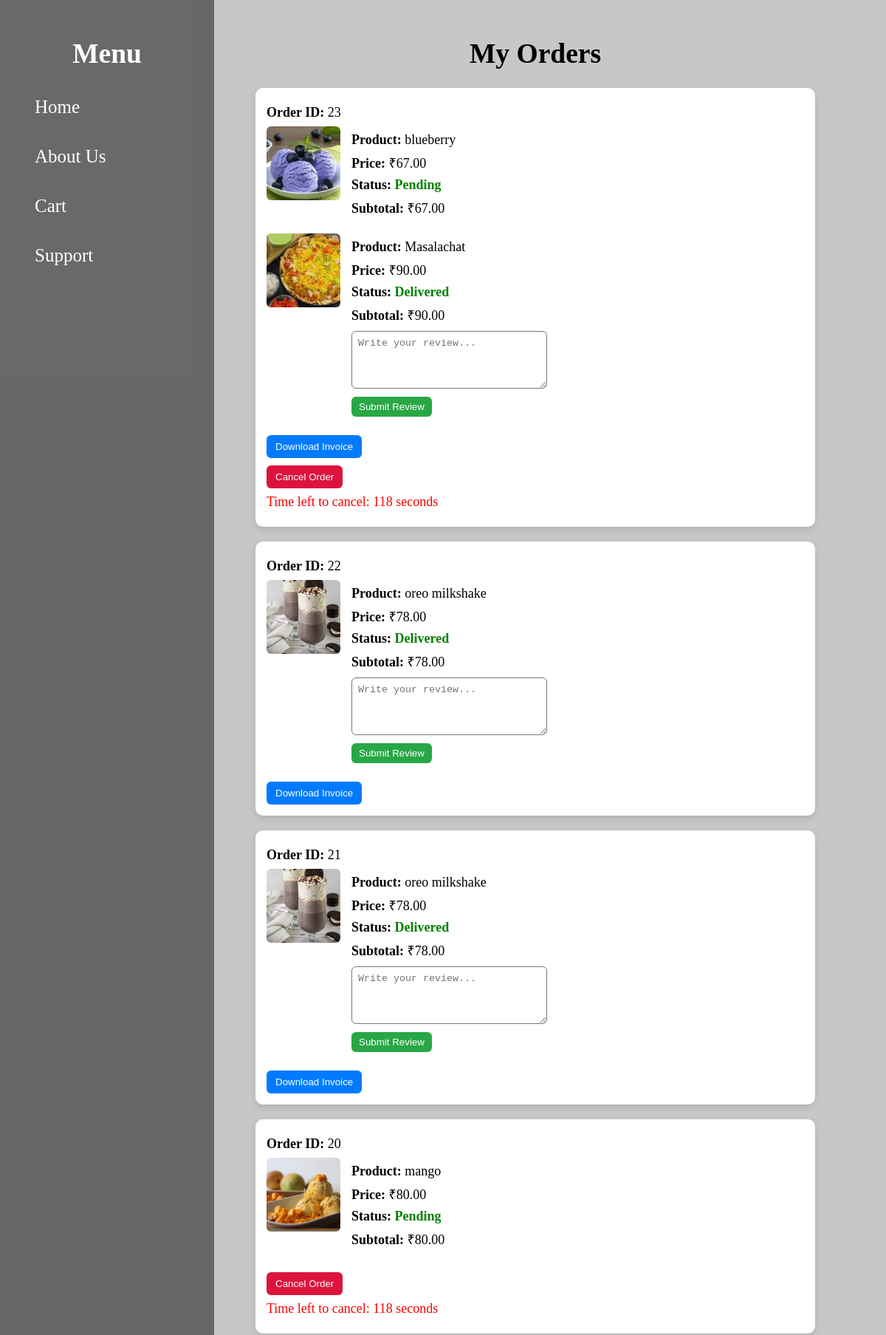
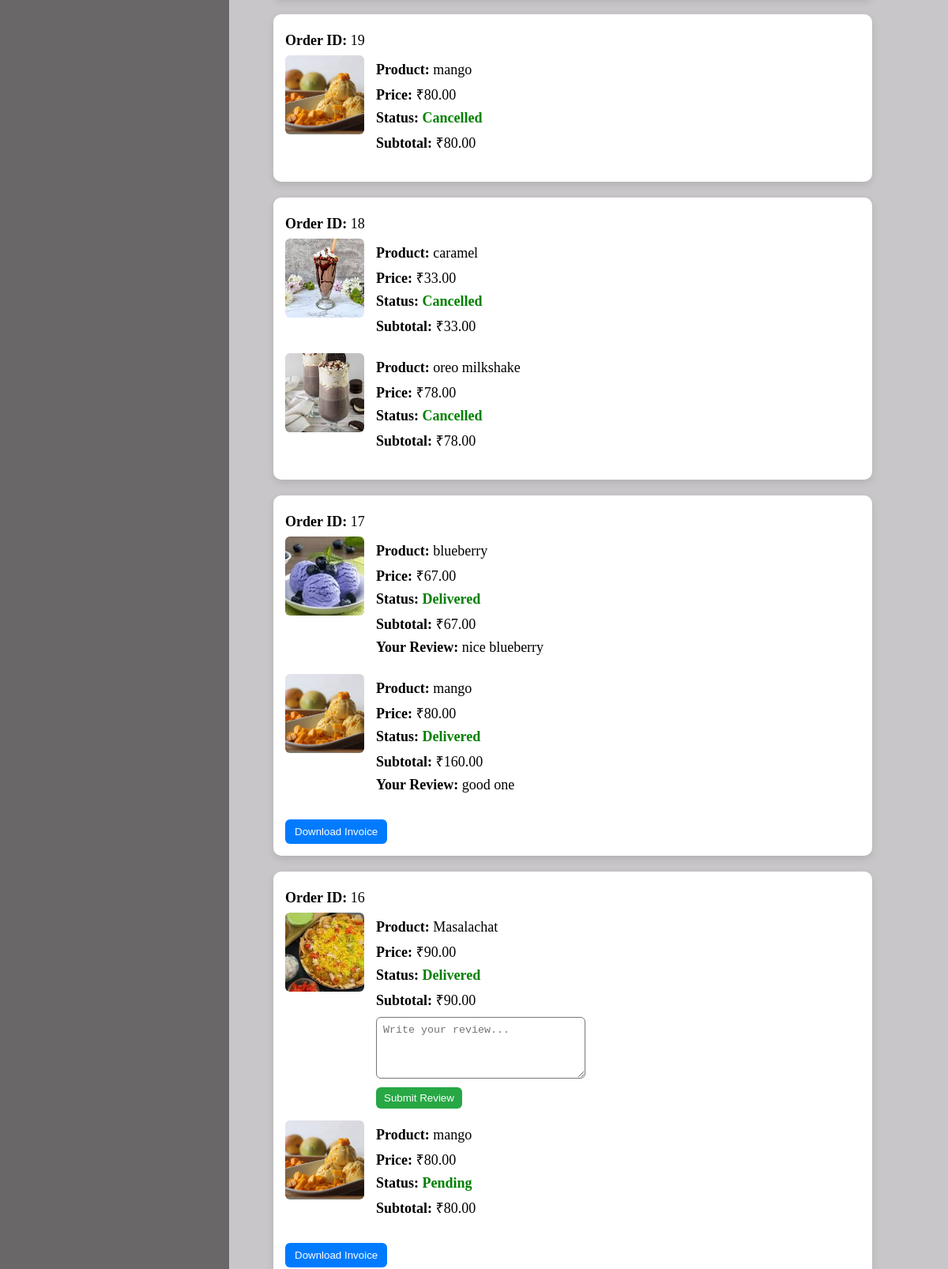
Screenshot of /components/my_orders.php (signed in, upper part) with the database file from the repository (2 pictures, top to bottom).
### tables this page shows
CREATE TABLE `order_items` (
  `id` int(11) NOT NULL,
  `order_id` int(11) DEFAULT NULL,
  `product_id` int(11) DEFAULT NULL,
  `name` varchar(100) DEFAULT NULL,
  `image` varchar(255) DEFAULT NULL,
  `price` decimal(10,2) DEFAULT NULL,
  `quantity` int(11) DEFAULT NULL,
  `subtotal` decimal(10,2) DEFAULT NULL,
  `status` varchar(50) DEFAULT 'Pending',
  `review` text DEFAULT NULL,
  `rating` int(11) DEFAULT NULL
);

### components/my_orders.php (the view, shortened to what this page needs)
<?php
include('database.php');
$user_id = $_SESSION['id'];
$sql = "
    SELECT *
    FROM order_items
    WHERE order_id IN (
        SELECT id FROM orders WHERE user_id = ?
    )
    ORDER BY id DESC
";
$stmt = $conn->prepare($sql);
$stmt->bind_param("i", $user_id);
$stmt->execute();
$result = $stmt->get_result();
$orders = [];
while ($row = $result->fetch_assoc()) {
    $orders[$row['order_id']][] = $row;
}
?>
<!DOCTYPE html>
<html>
<head>
</head>
<body>
<div class="sidebar">
    <h2>Menu</h2>
    <a href="index.php">Home</a>
    <a href="about.php">About Us</a>
    <a href="cart.php">Cart</a>
    <a href="support.php">Support</a>
</div>
<div class="main-content">
    <h2>My Orders</h2>
    <?php foreach ($orders as $order_id => $items): ?>
        <div class="order-card">
            <div class="order-details">
                <p><strong>Order ID:</strong> <?php echo $order_id; ?></p>
                <?php foreach ($items as $item): ?>
                    <div class="product-item">
                        <img src="../<?php echo htmlspecialchars($item['image']); ?>" alt="Product Image">
                        <div>
                            <p><strong>Product:</strong> <?php echo htmlspecialchars($item['name']); ?></p>
                            <p><strong>Price:</strong> ₹<?php echo number_format($item['price'], 2); ?></p>
                            <p><strong>Status:</strong> <span class="status"><?php echo htmlspecialchars($item['status']); ?></span></p>
                            <p><strong>Subtotal:</strong> ₹<?php echo number_format($item['subtotal'], 2); ?></p>
                            <?php if ($item['status'] === 'Delivered'): ?>
                                <?php if (empty($item['review'])): ?>
                                    <form method="POST" action="submit_review.php" class="review-form">
                                        <textarea name="review" placeholder="Write your review..." required></textarea>
                                        <button type="submit">Submit Review</button>
                                    </form>
                                <?php else: ?>
                                    <p><strong>Your Review:</strong> <?php echo htmlspecialchars($item['review']); ?></p>
                                <?php endif; ?>
                            <?php endif; ?>
                        </div>
                    </div>
                <?php endforeach; ?>
                <?php
                    $hasDeliveredItem = false;
                    foreach ($items as $itm) {
                        if ($itm['status'] === 'Delivered') {
                            $hasDeliveredItem = true;
                            break;
                        }
                    }
                ?>
                <?php if ($hasDeliveredItem): ?>
                    <form method="POST" action="download_invoice.php" target="_blank" style="margin-top: 10px;">
                        <button type="submit" class="review-btn" style="background-color:#007bff;">Download Invoice</button>
                    </form>
                <?php endif; ?>
                <?php
                    $isCancellable = false;
                    foreach ($items as $itm) {
                        if ($itm['status'] !== 'Delivered' && $itm['status'] !== 'Cancelled') {
                            $isCancellable = true;
                            break;
                        }
                    }
                ?>
                <?php if ($isCancellable): ?>
                    <div id="cancel-container-<?php echo $order_id; ?>">
                        <form onsubmit="cancelOrder(event, <?php echo $order_id; ?>)">
                            <button type="submit" class="cancel-btn">Cancel Order</button>
                        </form>
                        <p id="timer-<?php echo $order_id; ?>" style="color:red; font-size:18px;">
                            Time left to cancel: <span id="count-<?php echo $order_id; ?>">120</span> seconds
                        </p>
                    </div>
                <?php endif; ?>
            </div>
        </div>
    <?php endforeach; ?>
</div>
</body>
</html>

### components/my_orders.php (style rules this page uses)
body { font-size: 25px; font-family: 'Times New Roman', Times, serif; margin: 0; padding: 0; display: flex; height: 100vh; background: rgba(163, 159, 163, 0.59); }
.sidebar { width: 250px; background-color: rgba(58, 56, 57, 0.66); color: white; padding: 20px; position: fixed; top: 0; left: 0; height: 70%; }
.sidebar a { display: block; color: white; margin-left:70px; padding: 12px; text-decoration: none; margin: 15px ; border-radius: 5px; }
.main-content { margin-left: 250px; padding: 20px; flex: 1; }
h2 { text-align: center; margin-bottom: 25px; }
.order-card { margin: 0 auto 20px auto; width: 80%; background: white; padding: 15px; border-radius: 10px; box-shadow: 0 4px 10px rgba(0,0,0,0.1); }
.order-details { flex: 1; }
.order-details p { font-size: 18px; margin: 8px 0; }
.product-item { display: flex; gap: 15px; align-items: flex-start; margin-bottom: 15px; }
.product-item img { width: 100px; height: 100px; object-fit: cover; border-radius: 6px; }
.status { font-weight: bold; color: green; }
.cancel-btn, .review-btn { margin-top: 10px; background: crimson; color: white; padding: 8px 12px; border: none; border-radius: 6px; cursor: pointer; }
.review-form { margin-top: 10px; }
.review-form textarea { width: 80%; height: 60px; padding: 8px; border-radius: 6px; }
.review-form button { margin-top: 5px; background-color: #28a745; color: white; border: none; padding: 6px 10px; border-radius: 6px; cursor: pointer; }

### rows the page displays
order_items: image (picture), name "blueberry", price "67.00", status "Pending", subtotal "67.00"
order_items: image (picture), name "Masalachat", price "90.00", status "Delivered", subtotal "90.00"
order_items: image (picture), name "oreo milkshake", price "78.00", status "Delivered", subtotal "78.00"
order_items: image (picture), name "oreo milkshake", price "78.00", status "Delivered", subtotal "78.00"
order_items: image (picture), name "mango", price "80.00", status "Pending", subtotal "80.00"
order_items: image (picture), name "mango", price "80.00", status "Cancelled", subtotal "80.00"
order_items: image (picture), name "caramel", price "33.00", status "Cancelled", subtotal "33.00"
order_items: image (picture), name "oreo milkshake", price "78.00", status "Cancelled", subtotal "78.00"
order_items: image (picture), name "blueberry", price "67.00", status "Delivered", subtotal "67.00", review "nice blueberry"
order_items: image (picture), name "mango", price "80.00", status "Delivered", subtotal "160.00", review "good one"
order_items: image (picture), name "Masalachat", price "90.00", status "Delivered", subtotal "90.00"
order_items: image (picture), name "mango", price "80.00", status "Pending", subtotal "80.00"

### other values shown
$order_id "23"
$order_id "22"
$order_id "21"
$order_id "20"
$order_id "19"
$order_id "18"
$order_id "17"
$order_id "16"
